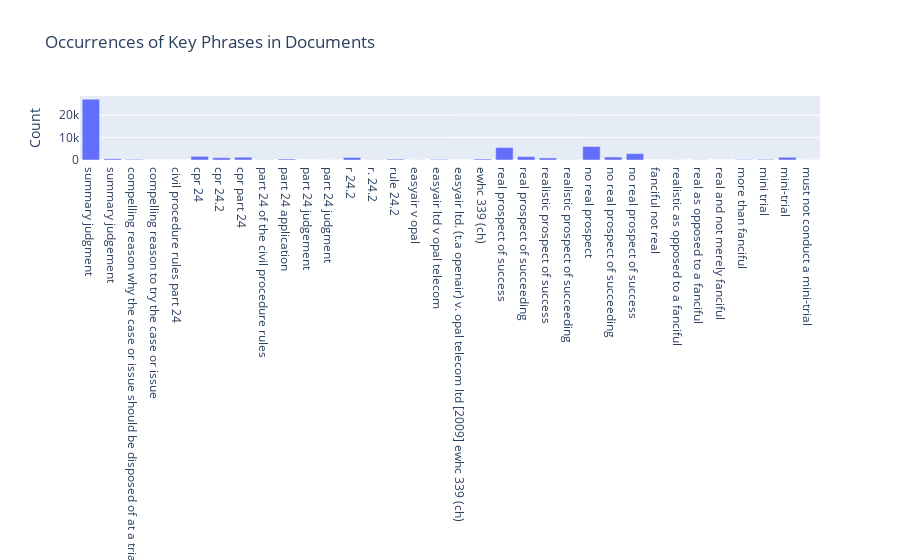

The code cell stored with this chart in its notebook:
### Markdown cell above
Count the occurrences of each keyword phrase in each document, and plot as a bar chart

### Code cell
key_phrases = [
    'summary judgment', 'summary judgement',
    'compelling reason why the case or issue should be disposed of at a trial',
    'compelling reason to try the case or issue',
    'civil procedure rules part 24', 'cpr 24', 'cpr 24.2', 'cpr part 24',
    'part 24 of the civil procedure rules', 'part 24 application',
    'part 24 judgement', 'part 24 judgment', 'r 24.2', 'r. 24.2', 'rule 24.2',
    'easyair v opal', 'easyair ltd v opal telecom',
    'easyair ltd. (t.a openair) v. opal telecom ltd [2009] ewhc 339 (ch)',
    'ewhc 339 (ch)', 'real prospect of success', 'real prospect of succeeding',
    'realistic prospect of success', 'realistic prospect of succeeding',
    'no real prospect', 'no real prospect of succeeding', 'no real prospect of success',
    'fanciful not real', 'realistic as opposed to a fanciful',
    'real as opposed to a fanciful', 'real and not merely fanciful',
    'more than fanciful', 'mini trial', 'mini-trial',
    'must not conduct a mini-trial'
]


def count_phrase_occurrences(text, phrase):
    return text.count(phrase)

phrase_counts = {phrase: 0 for phrase in key_phrases}

for phrase in key_phrases:
    phrase_counts[phrase] = df['content'].apply(lambda x: count_phrase_occurrences(x, phrase)).sum()

data = [go.Bar(
    x=list(phrase_counts.keys()),
    y=list(phrase_counts.values())
)]


layout = go.Layout(
    title='Occurrences of Key Phrases in Documents',
    yaxis=dict(title='Count')
)

fig = go.Figure(data=data, layout=layout)
py.iplot(fig)

### Figure 1 — Plotly figure (JSON) as saved in the notebook; plotly's stock layout.template omitted (floating-point values rounded to 4 significant figures)
{"data": [{"type": "bar", "x": ["summary judgment", "summary judgement", "compelling reason why the case or issue should be disposed of at a trial", "compelling reason to try the case or issue", "civil procedure rules part 24", "cpr 24", "cpr 24.2", "cpr part 24", "part 24 of the civil procedure rules", "part 24 application", "part 24 judgement", "part 24 judgment", "r 24.2", "r. 24.2", "rule 24.2", "easyair v opal", "easyair ltd v opal telecom", "easyair ltd. (t.a openair) v. opal telecom ltd [2009] ewhc 339 (ch)", "ewhc 339 (ch)", "real prospect of success", "real prospect of succeeding", "realistic prospect of success", "realistic prospect of succeeding", "no real prospect", "no real prospect of succeeding", "no real prospect of success", "fanciful not real", "realistic as opposed to a fanciful", "real as opposed to a fanciful", "real and not merely fanciful", "more than fanciful", "mini trial", "mini-trial", "must not conduct a mini-trial"], "y": [27061, 531, 278, 0, 7, 1616, 1009, 1244, 90, 456, 0, 31, 1115, 56, 389, 38, 238, 3, 431, 5576, 1533, 914, 74, 6012, 1330, 2843, 1, 38, 56, 2, 156, 256, 1213, 36]}], "layout": {"title": {"text": "Occurrences of Key Phrases in Documents"}, "yaxis": {"title": {"text": "Count"}}}}
